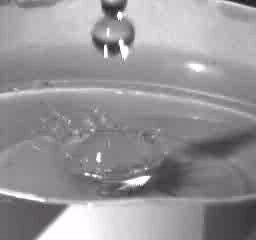
#> input picture frame 18 of data/drop.avi, 256 x 240 px
$ python '13 Jumping between frames in video file.py'
#> lines starting #> are read from the running program, lines starting #| are printed output that depends on the picture
import cv2

capture = cv2.VideoCapture('../data/drop.avi')
frame_count = int(capture.get(cv2.CAP_PROP_FRAME_COUNT))
print('Frame count:', frame_count)

print('Position:', int(capture.get(cv2.CAP_PROP_POS_FRAMES)))
_, frame = capture.read()
#> frame is the input picture: shape (240, 256, 3); mean B, G, R 151.1, 148.7, 150.7
cv2.imshow('frame0', frame)

print('Position:', int(capture.get(cv2.CAP_PROP_POS_FRAMES)))
_, frame = capture.read()
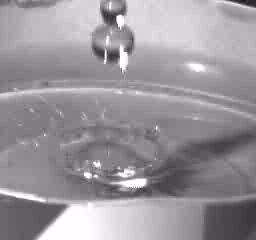
#> input picture frame 19 of data/drop.avi, 256 x 240 px
#> frame is the input picture: shape (240, 256, 3); mean B, G, R 153.3, 150.8, 152.8
cv2.imshow('frame1', frame)

capture.set(cv2.CAP_PROP_POS_FRAMES, 100)
print('Position:', int(capture.get(cv2.CAP_PROP_POS_FRAMES)))
_, frame = capture.read()
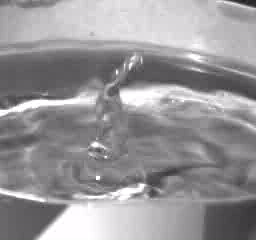
#> input picture frame 100 of data/drop.avi, 256 x 240 px
#> frame is the input picture: shape (240, 256, 3); mean B, G, R 151.9, 149.5, 151.4
cv2.imshow('frame100', frame)

cv2.waitKey()
cv2.destroyAllWindows()

$ run again, starting later in the video
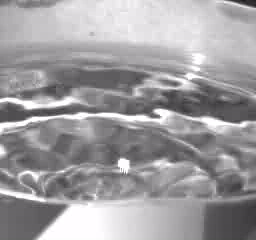
#> input picture frame 81 of data/drop.avi, 256 x 240 px
#> frame is the input picture: shape (240, 256, 3); mean B, G, R 159.3, 156.9, 158.8
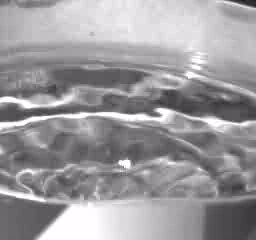
#> input picture frame 82 of data/drop.avi, 256 x 240 px
#> frame is the input picture: shape (240, 256, 3); mean B, G, R 156.2, 153.8, 155.7
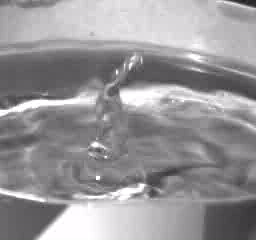
#> input picture frame 100 of data/drop.avi, 256 x 240 px
#> frame is the input picture: shape (240, 256, 3); mean B, G, R 151.9, 149.5, 151.4

$ run again, starting later in the video
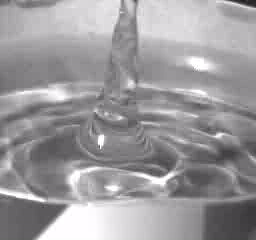
#> input picture frame 145 of data/drop.avi, 256 x 240 px
#> frame is the input picture: shape (240, 256, 3); mean B, G, R 156, 153.6, 155.6
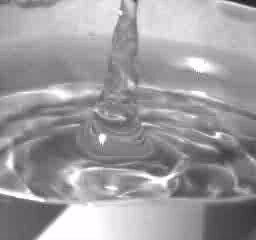
#> input picture frame 146 of data/drop.avi, 256 x 240 px
#> frame is the input picture: shape (240, 256, 3); mean B, G, R 158.3, 155.9, 157.9
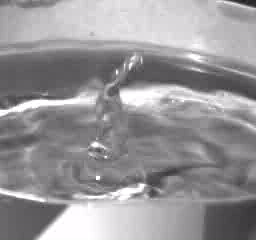
#> input picture frame 100 of data/drop.avi, 256 x 240 px
#> frame is the input picture: shape (240, 256, 3); mean B, G, R 151.9, 149.5, 151.4
